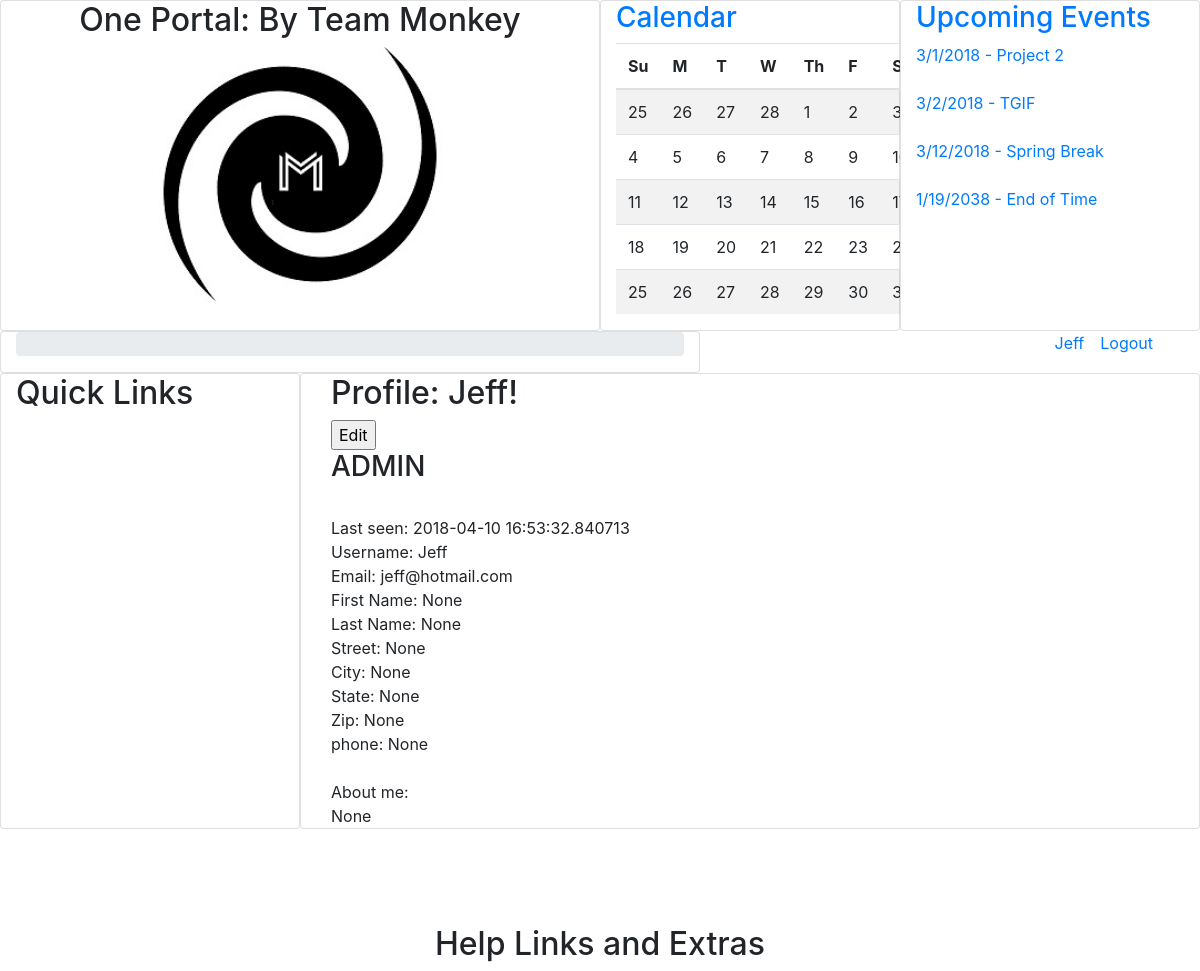
The page /profile/Jeff (signed in) on the database as committed earlier.
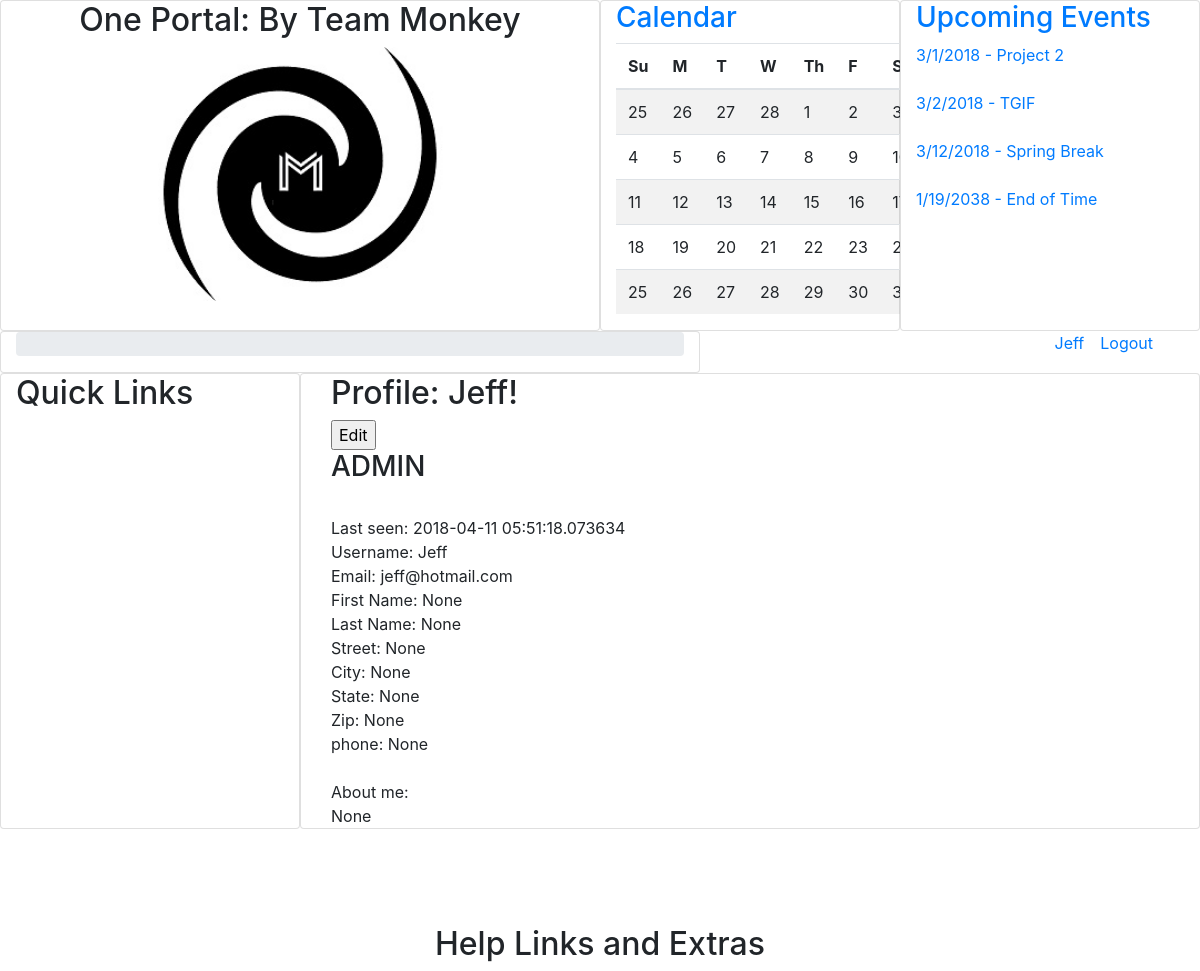
The same page on the database as committed later.
### app/models.py (models this page shows, shortened)
class User(UserMixin, db.Model):
	id = db.Column(db.Integer, primary_key=True)
	user_type = db.Column(db.Integer)
	username = db.Column(db.String(64), index=True, unique=True)
	password_hash = db.Column(db.String(128))
	email = db.Column(db.String(120), index=True, unique=True)
	firstname = db.Column(db.String(30))
	lastname = db.Column(db.String(30))
	street = db.Column(db.String(50))
	city = db.Column(db.String(30))
	state = db.Column(db.String(2))
	zip = db.Column(db.String(5))
	phone = db.Column(db.String(10))
	about_me = db.Column(db.String(140))
	last_seen = db.Column(db.DateTime, default=datetime.utcnow)
	posts = db.relationship('Post', backref='author', lazy='dynamic')
	def is_admin(self):
		return self.user_type == TYPE_ADMIN

### app/routes.py (the view)
@mainApp.route('/profile')
@mainApp.route('/profile/<string:username>')
def profile(username):
	user = User.query.filter_by(username=username).first_or_404()
	return render_template('profile.html', title='Profile', user=current_user, upcoming = upcoming)

### app/models.py (called while the page is built)
@login.user_loader
def load_user(id):
	return User.query.get(int(id))

### app/routes.py (called while the page is built)
@mainApp.before_request
def before_request():
	if current_user.is_authenticated:
		current_user.last_seen = datetime.utcnow()
		db.session.commit()

### app/templates/profile.html
{% extends "base.html" %}
{% block content %}
<div class="container-fluid">
	{% if user %}
	<h2>Profile: {{ user.username }}!</h2> {% if user == current_user %}<input type="submit" value="Edit">{% endif %}<br />
		{% if user.is_admin() %}
		<h3>ADMIN</h3><br />
		{% endif %}
		Last seen: {{ user.last_seen }}<br />
		Username: {{ user.username }}<br />
		Email: {{ user.email }}<br />
		First Name: {{ user.firstname }}<br />
		Last Name: {{ user.lastname }}<br />
		Street: {{ user.street }}<br />
		City: {{ user.city }}<br />
		State: {{ user.state }}<br />
		Zip: {{ user.zip }}<br />
		phone: {{ user.phone }}<br />
		<br />
		About me: <br />
		{{ user.about_me }}
	{% endif %}
</div>
{% endblock %}

### app/templates/base.html (shortened to what this page needs)
<html>
<head>
	<link rel="stylesheet" href="https://maxcdn.bootstrapcdn.com/bootstrap/4.0.0/css/bootstrap.min.css">
</head>
<body>
<div class="container-fluid">
	<div class="row">
		<div class="col-sm-6 card text-center">
			<h2>One Portal: By Team Monkey</h2>
			<img src="{{url_for('static', filename = 'onePortal_sm.jpg')}}" />
		</div>
		<div class="col-sm-3 card">
			<h3><a href="{{url_for('adminCalendar')}}">Calendar<a/></h3>
			<table class="table table-striped" style="font-size=12px">
				<thead>
					<tr>
						<th>Su</th>
						<th>M</th>
						<th>T</th>
						<th>W</th>
						<th>Th</th>
						<th>F</th>
						<th>Sa</th>
					</tr>
				</thead>
				<tbody>
					<tr>
						<td>25</td>
						<td>26</td>
						<td>27</td>
						<td>28</td>
						<td>1</td>
						<td>2</td>
						<td>3</td>
					</tr>
					<tr>
						<td>4</td>
						<td>5</td>
						<td>6</td>
						<td>7</td>
						<td>8</td>
						<td>9</td>
						<td>10</td>
					</tr>
					<tr>
						<td>11</td>
						<td>12</td>
						<td>13</td>
						<td>14</td>
						<td>15</td>
						<td>16</td>
						<td>17</td>
					</tr>
					<tr>
						<td>18</td>
						<td>19</td>
						<td>20</td>
						<td>21</td>
						<td>22</td>
						<td>23</td>
						<td>24</td>
					</tr>
					<tr>
						<td>25</td>
						<td>26</td>
						<td>27</td>
						<td>28</td>
						<td>29</td>
						<td>30</td>
						<td>31</td>
					</tr>
				</tbody>
			</table>
		</div>
		<div class="col-sm-3 card">
			<h3><a href="{{url_for('adminUpcoming')}}">Upcoming Events</a></h3>
			{% if upcoming %}
				{% for event in upcoming %}
					<a href="#">{{event.date}} - {{event.title}}</a><br />
				{% endfor %}
			{% endif %}
		</div>
	</div>
</div>
<div class="container-fluid">
	<div class="row">
		<div class="col-sm-7 card">
			<ul class="breadcrumb">
			</ul>
		</div>
		<div class="col-sm-5 text-right">
			{% if user %}
				<a href="{{url_for('profile', username=user.username)}}">{{user.username}}</a>&emsp;<a href="{{url_for('logout')}}">Logout</a>&emsp;&emsp;
			{% else %}
				<a href="{{url_for('login')}}">Login</a>&emsp;&emsp;
			{% endif %}
		</div>
	</div>
</div>
<div class="container-fluid">
	<div class="row">
		<div class="col-sm-3 card">
			<h2>Quick Links</h2>
		</div>
		<div class="col-sm-9 card">
			{% block content %}{% endblock %}
		</div>
	</div>
</div>
<div class="container-fluid text-center">
<br />
<br />
<br />
<br />
<h2>Help Links and Extras</h2>
</div>
</body>
</html>

Rows that differ between the two databases and show on the page:
changed User "Jeff": last_seen "2018-04-10 16:53:32.840713" → "2018-04-11 05:51:18.073634"
